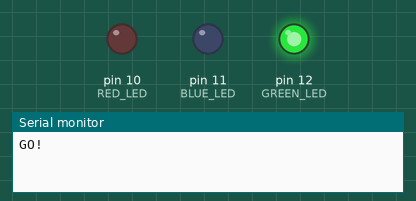
Recording of a sketch running on a simulated Arduino Uno, built with avr-gcc and run on an emulated ATmega328P. On the bench: output pins drawn as LEDs (lit = HIGH), the last lines printed to the serial monitor.

Above: at 1.5 s.
At 3.5 s:
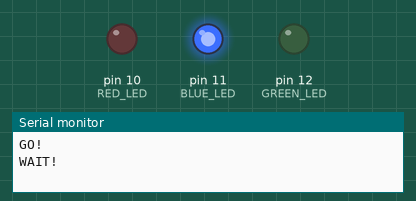
At 5.5 s:
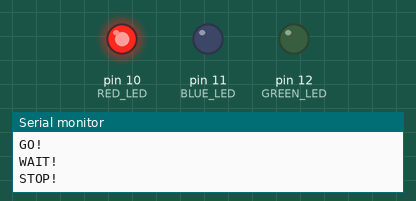
Timing chart, 0 to 9.1 s (numbered marks = the images above):
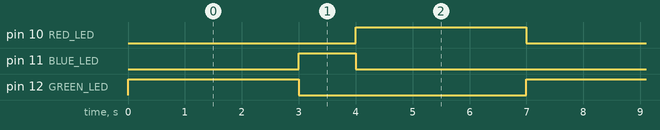

Measured:
- by itself, pin 10 (RED_LED), pin 12 (GREEN_LED): alternates HIGH for 3.0 s and LOW for 4.0 s
- by itself, pin 11 (BLUE_LED): alternates HIGH for 1.0 s and LOW for 6.0 s
- by itself, everything shown: repeats every 7.0 s, in 4 steps

The sketch:

TRAFFIC_LIGHT_SYSTEM_WITH_SERIAL_COMMUNICATION.ino
```cpp
#define GREEN_LED 12
#define BLUE_LED 11
#define RED_LED 10


void setup() {
  pinMode(GREEN_LED, OUTPUT);
  pinMode(BLUE_LED, OUTPUT);
  pinMode(RED_LED, OUTPUT);
  Serial.begin(9600);
}


void loop() {

  digitalWrite(GREEN_LED, HIGH);
  Serial.println("GO!");
  delay(3000);
  digitalWrite(GREEN_LED, LOW);
  digitalWrite(BLUE_LED, HIGH);
  Serial.println("WAIT!");
  delay(1000);
  digitalWrite(BLUE_LED, LOW);
  digitalWrite(RED_LED, HIGH);
  Serial.println("STOP!");
  delay(3000);
  digitalWrite(RED_LED, LOW);


}
```
